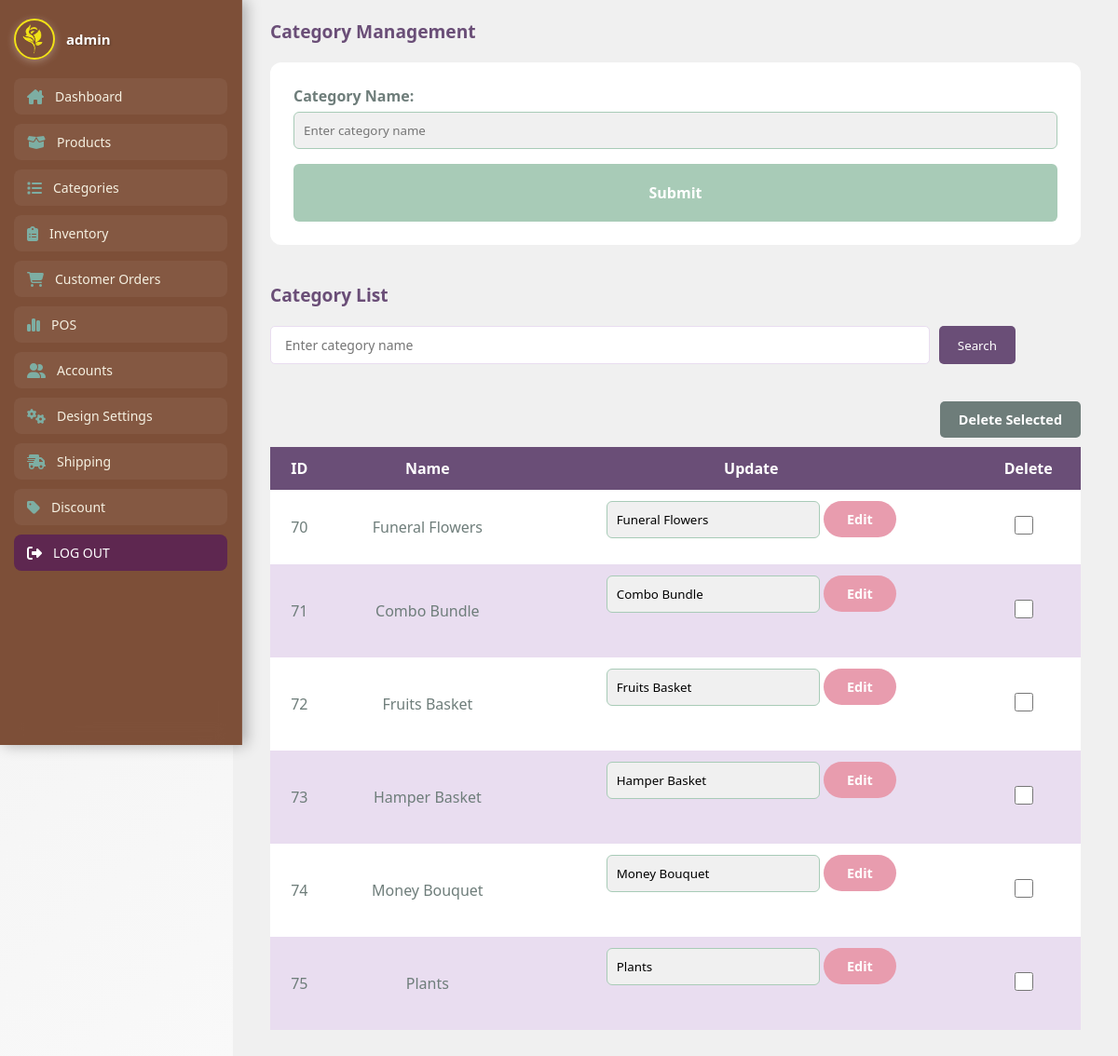
The page /php/category-management.php on the database its author committed.
### tables this page shows
CREATE TABLE `category` (
  `id` int(11) NOT NULL,
  `category` varchar(50) NOT NULL,
  `product_count` int(11) DEFAULT 0
);

### php/category-management.php (the view, shortened to what this page needs)
<?php
require 'connection.php';
include('admin-nav.php');
$searchTerm = isset($_GET['search']) ? mysqli_real_escape_string($conn, $_GET['search']) : '';
$result = mysqli_query($conn, "SELECT * FROM category WHERE category LIKE '%$searchTerm%'");
?>
<!DOCTYPE html>
<html lang="en" dir="ltr">
<head>
    <link rel="stylesheet" href="../css/category-management.css">
</head>
<body>
<div class="main-container">
    <div class="content-wrapper">
    <div class="all">
            <h1 class="text1">Category Management</h1>
            <div class="add">
                <form action="" method="post" autocomplete="off">
                    <label for="name">Category Name:</label>
                    <input type="text" name="name" id="name" required placeholder="Enter category name">
                    <button type="submit" name="submit" class="buttonProduct">Submit</button>
                </form>
            </div>
            <div class="view">
            <h1 class="text4">Category List</h1>
            <div class="table-controls">
                <form action="" method="get" class="search-form">
                    <input type="text" name="search" class="searchtxt" id="search" placeholder="Enter category name" required />
                    <button type="submit" class="btnSearch">Search</button>
                </form>
                </div>
                <form action="" method="post">
                <button type="submit" name="delete_selected" class="deletebtn">Delete Selected</button>
                    <table  cellspacing="0" cellpadding="10" class="viewTable">
                        <thead>
                            <tr class="thView">
                                <th>ID</th>
                                <th>Name</th>
                                <th>Update</th>
                                <th>Delete</th>
                            </tr>
                        </thead>
                        <tbody>
                            <?php while ($row = mysqli_fetch_assoc($result)) : ?>
                                <tr>
                                    <td><?php echo $row['id']; ?></td>
                                    <td><?php echo $row['category']; ?></td>
                                    <td>
                                        <form action="" method="post" class="inline-edit-form">
                                            <input type="text" class="edit-input" name="edit_name" value="<?php echo $row['category']; ?>" required>
                                            <button type="submit" name="edit" class="editbtn">Edit</button>
                                        </form>
                                    </td>
                                    <td>
                                        <input type="checkbox" class="delete-checkbox" name="selected_categories[]" value="<?php echo $row['id']; ?>">
                                    </td>
                                </tr>
                            <?php endwhile; ?>
                        </tbody>
                    </table>
                </form>
            </div>
    </div>
</body>
</html>

### php/admin-nav.php (shortened to what this page needs)
<?php
require 'connection.php';
if (isset($_GET["newUsername"])) {
    $newAdminName = $_GET["newUsername"];
} else {
    if (isset($_SESSION['adminUsername'])) {
        $newAdminName = $_SESSION['adminUsername'];
    } else {
        $result = mysqli_query($conn, "SELECT username FROM admin WHERE email = 'admin@gmail.com'");
        if ($result && $row = mysqli_fetch_assoc($result)) {
            $newAdminName = $row['username'];
        } else {
            $newAdminName = "ADMIN";
        }
    }
}
$result = mysqli_query($conn, "SELECT image FROM admin WHERE username = '$newAdminName'");
if ($result && $row = mysqli_fetch_assoc($result)) {
    $profile_picture = $row['image'];
} else {
    $profile_picture = "default_image.jpg";
}
?>
<!DOCTYPE html>
<html lang="en">
<head>
    <link rel="stylesheet" href="../css/admin-nav.css">
    <link rel="stylesheet" href="https://cdnjs.cloudflare.com/ajax/libs/font-awesome/6.4.2/css/all.min.css" />
</head>
<body>
<div class="sidebar">
  <div class="sidebar-content">
    <a href="admin-account.php?newUsername=<?php echo urlencode($newAdminName); ?>" class="admin-profile">
      <img src="<?php echo $profile_picture; ?>" alt="Admin Profile">
      <span><?php echo $newAdminName; ?></span>
    </a>
    <nav class="nav-links">
      <a href="admin-dashboard.php" class="nav-btn">
        <i class="fa-solid fa-house-chimney"></i>
        <span>Dashboard</span>
      </a>
      <a href="add-product.php" class="nav-btn">
        <i class="fa-solid fa-box-open"></i>
        <span>Products</span>
      </a>
      <a href="category-management.php" class="nav-btn">
        <i class="fa-solid fa-list"></i>
        <span>Categories</span>
      </a>
      <a href="product-inventory.php" class="nav-btn">
        <i class="fa-solid fa-clipboard-list"></i>
        <span>Inventory</span>
      </a>
      <a href="orders.php" class="nav-btn">
        <i class="fa-solid fa-cart-shopping"></i>
        <span>Customer Orders</span>
      </a>
      <a href="pos.php" class="nav-btn">
        <i class="fa-solid fa-chart-simple"></i>
        <span>POS</span>
      </a>
      <a href="unlock-user.php" class="nav-btn">
        <i class="fa-solid fa-user-group"></i>
        <span>Accounts</span>
      </a>
      <a href="customer-design-setting.php" class="nav-btn">
        <i class="fa-solid fa-gears"></i>
        <span>Design Settings</span>
      </a>
      <a href="crud-shipping.php" class="nav-btn">
        <i class="fa-solid fa-truck-fast"></i>
        <span>Shipping</span>
      </a>
      <a href="crud-discounts.php" class="nav-btn">
        <i class="fa-solid fa-tag"></i>
        <span>Discount</span>
      </a>
      <a href="customer-landing-page.php" class="nav-btn logout">
        <i class="fa-solid fa-right-from-bracket"></i>
        <span>LOG OUT</span>
      </a>
    </nav>
  </div>
</div>
</body>
</html>

### css/admin-nav.css (style rules this page uses)
:root { --primary-yellow: #f1e217; --earth-brown: #713e24; --white: #ffffff; --leaf-green: #a3c585; --lavender-gray: #cbb4d4; --deep-plum: #5e2750; --light-beige: #f5f0e1; --dusty-blue: #7daea3; }
.sidebar { width: 260px; height: 100vh; position: fixed; top: 0; left: 0; background: rgba(113, 62, 36, 0.9); backdrop-filter: blur(12px); border-right: 1px solid rgba(255, 255, 255, 0.08); padding: 20px 15px; box-shadow: 4px 0 15px rgba(0, 0, 0, 0.3); display: flex; flex-direction: column; z-index: 999; overflow: hidden; }
.admin-profile { display: flex; align-items: center; gap: 12px; margin-bottom: 20px; text-decoration: none; color: var(--white); transition: transform 0.3s ease; flex-shrink: 0; }
.admin-profile img { width: 44px; height: 44px; border-radius: 50%; object-fit: cover; border: 2px solid var(--primary-yellow); box-shadow: 0 2px 8px rgba(255, 255, 255, 0.3); }
.admin-profile span { font-size: 15px; font-weight: bold; white-space: nowrap; text-shadow: 1px 1px 2px rgba(0, 0, 0, 0.3); }
.nav-links { display: flex; flex-direction: column; gap: 10px; flex-grow: 1; justify-content: start; flex-wrap: nowrap; overflow: hidden; }
.nav-btn { display: flex; align-items: center; gap: 12px; padding: 10px 14px; background-color: rgba(255, 255, 255, 0.05); border-radius: 8px; color: var(--light-beige); font-weight: 500; position: relative; text-decoration: none; transition: all 0.3s ease; overflow: hidden; font-size: 14px; flex-shrink: 0; }
.nav-btn::before { content: ""; position: absolute; left: 0; top: 0; height: 100%; width: 4px; background-color: var(--primary-yellow); opacity: 0; transition: opacity 0.3s ease; }
.nav-btn i { font-size: 16px; color: var(--dusty-blue); }
.logout { background: var(--deep-plum); color: var(--white); }
.logout i { color: var(--white); }

### rows shown on the page
category: id "70", category "Funeral Flowers", edit_name "Funeral Flowers"
category: id "71", category "Combo Bundle", edit_name "Combo Bundle"
category: id "72", category "Fruits Basket", edit_name "Fruits Basket"
category: id "73", category "Hamper Basket", edit_name "Hamper Basket"
category: id "74", category "Money Bouquet", edit_name "Money Bouquet"
category: id "75", category "Plants", edit_name "Plants"

### other values the page prints
$newAdminName "admin"
